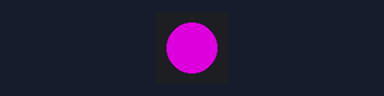
The sketch below on a simulated Arduino Uno, built with avr-gcc and run on an emulated ATmega328P. Parts: 1 RGB LEDs in strip order, left to right. Dim RGB values are drawn brighter than linear.

Above: at 0.5 s.
At 3.5 s:
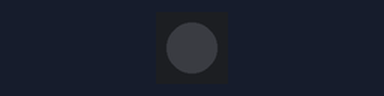
Timing chart, 0 to 4.6 s (numbered marks = the images above):
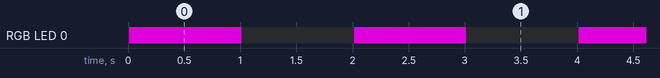

The sketch:

3_RGB_Led_Test_Code.ino
```cpp
// Kindly Check whether the Library Files are installed in Library Manager.

// Magenta - rgb_led(255, 0, 50);
// cyan - rgb_led(0, 255, 255);
// yellow - rgb_led(255, 255, 0);
// purple - rgb_led(150, 0, 150);
// red - rgb_led(255, 0, 0);
// green - rgb_led(0, 255, 0);
// blue -  rgb_led(0, 0, 255);
// white - rgb_led(255, 255, 255);

#include <FastLED.h>

#define LED_PIN 15
#define NUM_LEDS 1
CRGB leds[NUM_LEDS];

void rgb_led(int r, int g, int b)
{
  leds[0] = CRGB(r, g, b);
  FastLED.show();
}

void setup()
{
  FastLED.addLeds<NEOPIXEL, LED_PIN>(leds, NUM_LEDS);
  FastLED.clear();
  FastLED.show();
  delay(10);
}

void loop()
{
  rgb_led(150, 0, 150);
  delay(1000);
  rgb_led(0, 0, 0);
  delay(1000);
}
```

Measured:
- by itself, RGB LED 0: alternates RGB(150, 0, 150) for 1.0 s and off for 1.0 s
